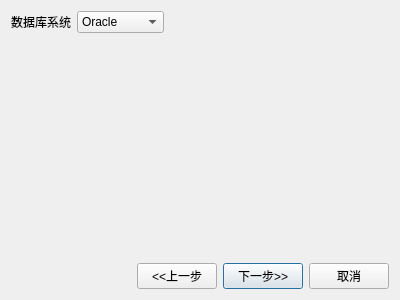
<?xml version="1.0" encoding="UTF-8"?>
<ui version="4.0">
 <class>SecondDialog</class>
 <widget class="QDialog" name="SecondDialog">
  <property name="geometry">
   <rect>
    <x>0</x>
    <y>0</y>
    <width>400</width>
    <height>300</height>
   </rect>
  </property>
  <property name="minimumSize">
   <size>
    <width>400</width>
    <height>300</height>
   </size>
  </property>
  <property name="maximumSize">
   <size>
    <width>400</width>
    <height>300</height>
   </size>
  </property>
  <property name="windowTitle">
   <string>Dialog</string>
  </property>
  <layout class="QVBoxLayout" name="verticalLayout">
   <item>
    <layout class="QHBoxLayout" name="horizontalLayout_2">
     <item>
      <widget class="QLabel" name="label">
       <property name="text">
        <string>数据库系统</string>
       </property>
      </widget>
     </item>
     <item>
      <widget class="QComboBox" name="comboBox">
       <item>
        <property name="text">
         <string>Oracle</string>
        </property>
       </item>
       <item>
        <property name="text">
         <string>MySql</string>
        </property>
       </item>
       <item>
        <property name="text">
         <string>Sql Server</string>
        </property>
       </item>
      </widget>
     </item>
     <item>
      <spacer name="horizontalSpacer_2">
       <property name="orientation">
        <enum>Qt::Horizontal</enum>
       </property>
       <property name="sizeHint" stdset="0">
        <size>
         <width>40</width>
         <height>20</height>
        </size>
       </property>
      </spacer>
     </item>
    </layout>
   </item>
   <item>
    <spacer name="verticalSpacer">
     <property name="orientation">
      <enum>Qt::Vertical</enum>
     </property>
     <property name="sizeHint" stdset="0">
      <size>
       <width>20</width>
       <height>220</height>
      </size>
     </property>
    </spacer>
   </item>
   <item>
    <layout class="QHBoxLayout" name="horizontalLayout">
     <item>
      <spacer name="horizontalSpacer">
       <property name="orientation">
        <enum>Qt::Horizontal</enum>
       </property>
       <property name="sizeHint" stdset="0">
        <size>
         <width>40</width>
         <height>20</height>
        </size>
       </property>
      </spacer>
     </item>
     <item>
      <widget class="QPushButton" name="pushButtonPre">
       <property name="text">
        <string>&lt;&lt;上一步</string>
       </property>
      </widget>
     </item>
     <item>
      <widget class="QPushButton" name="pushButtonNext">
       <property name="text">
        <string>下一步&gt;&gt;</string>
       </property>
       <property name="default">
        <bool>true</bool>
       </property>
      </widget>
     </item>
     <item>
      <widget class="QPushButton" name="pushButtonCancel">
       <property name="text">
        <string>取消</string>
       </property>
      </widget>
     </item>
    </layout>
   </item>
  </layout>
 </widget>
 <resources/>
 <connections/>
</ui>
